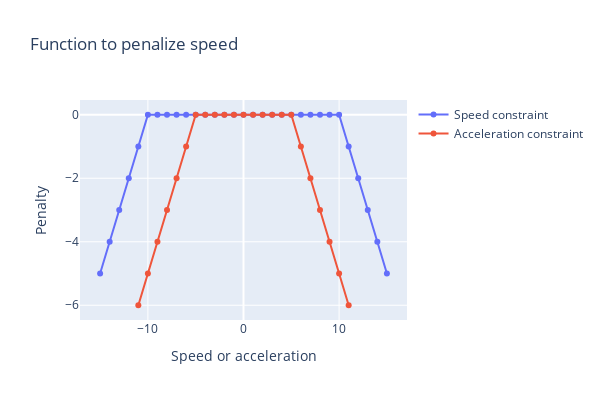

Notebook source saved alongside this figure:
### Markdown cell above
## <span style="color:orange">Constraint acceleration and speed</span>


The current reward function for the booster is far from optimal. As evident from the data, the value increases steadily and peaks at the 26th iteration. However, the engine won't start until then, risking a crash. Instead of using `pos_y`, we can utilize `future_pos_y` to allow ample time to start the engine and prevent a collision. While predicting the next position after a 3-time step works well in this example, in other scenarios, the rocket's speed may be excessive, rendering 3 time steps insufficient. To mitigate such scenarios, we could also impose constraints on the vehicle's acceleration and speed.

We can modulate speed in a way, system will be high penalize when it begans to be out of bounds:

$$ - Max( [|speed\_y| - speed\_y\_limit] , 0) $$ 

The same reasoning can be applied to acceleration.

$$ - Max( [|acceleration\_y| - acceleration\_y\_limit], 0) $$

### Code cell
speed_y_limit = 10
speed_y = np.arange(-15,16)

fig = go.Figure()
fig.add_trace(go.Scatter(
    x = speed_y,
    y = -np.array([np.max([val, 0]) for val in np.abs(speed_y) - speed_y_limit ]),
    name='Speed constraint',
    mode='lines+markers'
))
acceleration_y_limit = 5
acceleration_y = np.arange(-11,12)
fig.add_trace(go.Scatter(
    x = acceleration_y,
    y =  -np.array([np.max([val, 0]) for val in np.abs(acceleration_y) - acceleration_y_limit ]),
    name='Acceleration constraint',
    mode='lines+markers'
))

fig.update_xaxes(title_text = "Speed or acceleration")
fig.update_yaxes(title_text = "Penalty")
fig.update_layout(height=400, width=600, title_text="Function to penalize speed")

### Figure 1 — Plotly figure (JSON) as saved in the notebook; plotly's stock layout.template omitted (floating-point values rounded to 4 significant figures)
{"data": [{"mode": "lines+markers", "name": "Speed constraint", "type": "scatter", "x": [-15, -14, -13, -12, -11, -10, -9, -8, -7, -6, -5, -4, -3, -2, -1, 0, 1, 2, 3, 4, 5, 6, 7, 8, 9, 10, 11, 12, 13, 14, 15], "y": [-5, -4, -3, -2, -1, 0, 0, 0, 0, 0, 0, 0, 0, 0, 0, 0, 0, 0, 0, 0, 0, 0, 0, 0, 0, 0, -1, -2, -3, -4, -5]}, {"mode": "lines+markers", "name": "Acceleration constraint", "type": "scatter", "x": [-11, -10, -9, -8, -7, -6, -5, -4, -3, -2, -1, 0, 1, 2, 3, 4, 5, 6, 7, 8, 9, 10, 11], "y": [-6, -5, -4, -3, -2, -1, 0, 0, 0, 0, 0, 0, 0, 0, 0, 0, 0, -1, -2, -3, -4, -5, -6]}], "layout": {"height": 400, "title": {"text": "Function to penalize speed"}, "width": 600, "xaxis": {"title": {"text": "Speed or acceleration"}}, "yaxis": {"title": {"text": "Penalty"}}}}
